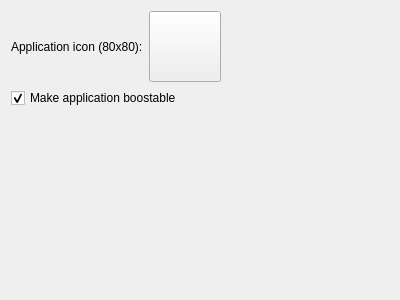
<?xml version="1.0" encoding="UTF-8"?>
<ui version="4.0">
 <class>Qt4ProjectManager::Internal::MobileAppWizardHarmattanOptionsPage</class>
 <widget class="QWizardPage" name="Qt4ProjectManager::Internal::MobileAppWizardHarmattanOptionsPage">
  <property name="geometry">
   <rect>
    <x>0</x>
    <y>0</y>
    <width>400</width>
    <height>300</height>
   </rect>
  </property>
  <property name="windowTitle">
   <string>WizardPage</string>
  </property>
  <layout class="QGridLayout" name="gridLayout">
   <item row="0" column="0">
    <widget class="QLabel" name="appIconLabel">
     <property name="text">
      <string>Application icon (80x80):</string>
     </property>
    </widget>
   </item>
   <item row="0" column="1">
    <widget class="QToolButton" name="pngIconButton">
     <property name="minimumSize">
      <size>
       <width>0</width>
       <height>0</height>
      </size>
     </property>
     <property name="maximumSize">
      <size>
       <width>16777215</width>
       <height>16777215</height>
      </size>
     </property>
     <property name="text">
      <string/>
     </property>
     <property name="iconSize">
      <size>
       <width>64</width>
       <height>64</height>
      </size>
     </property>
    </widget>
   </item>
   <item row="1" column="0" colspan="2">
    <widget class="QCheckBox" name="makeBoostableCheckBox">
     <property name="enabled">
      <bool>true</bool>
     </property>
     <property name="toolTip">
      <string>Generate code to speed up the launching on the device.</string>
     </property>
     <property name="text">
      <string>Make application boostable</string>
     </property>
     <property name="checked">
      <bool>true</bool>
     </property>
    </widget>
   </item>
   <item row="0" column="2">
    <spacer name="horizontalSpacer">
     <property name="orientation">
      <enum>Qt::Horizontal</enum>
     </property>
     <property name="sizeHint" stdset="0">
      <size>
       <width>40</width>
       <height>20</height>
      </size>
     </property>
    </spacer>
   </item>
   <item row="2" column="1">
    <spacer name="verticalSpacer">
     <property name="orientation">
      <enum>Qt::Vertical</enum>
     </property>
     <property name="sizeHint" stdset="0">
      <size>
       <width>20</width>
       <height>40</height>
      </size>
     </property>
    </spacer>
   </item>
  </layout>
 </widget>
 <resources/>
 <connections/>
</ui>
